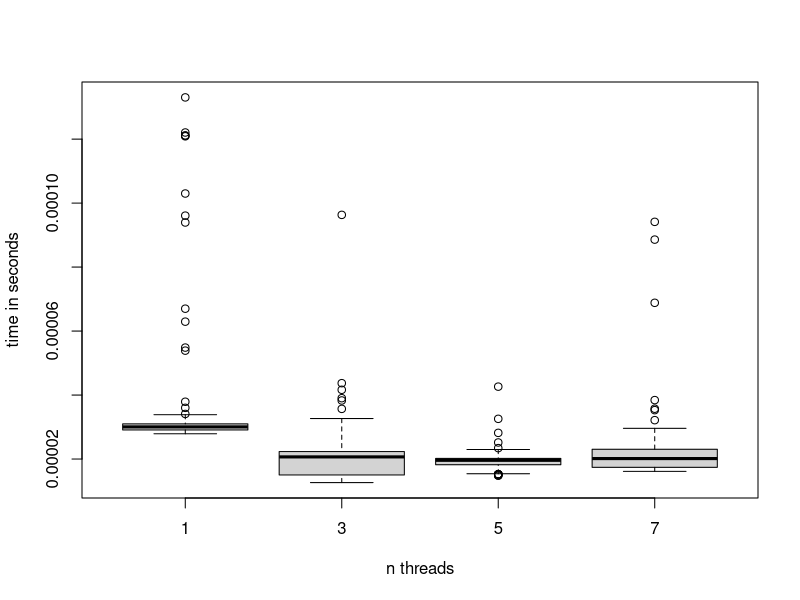

The R script that drew this image:
setwd("~/git/ParallelProgrammingReports/topic_4/threadtimer")
data<-read.csv("test.txt", header=FALSE, sep=" ")
colnames(data)<-c("threads", "runtimes")
boxplot(runtimes~threads, data[-c(1,155),], ylab="time in seconds", xlab="n threads")
